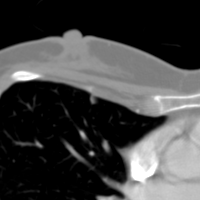
#> input picture Projeto/Parte_incial-Pré_processamento/DataSet/all_nods_benignos/LIDC-IDRI-04420.png, 200 x 200 px, found by its file name; its folder holds 4 pictures in this run
$ jupyter execute 'Relatório.ipynb'
#> lines starting #> are read from the running program, lines starting #| are printed output that depends on the picture; after the words box and inside, x2 and y2 are one past the last pixel; in counts of white or black regions, pixels touching at a corner belong together; pictures that were not available may be replaced by others from this repository, and a replacement may not be noted
# Relatório

[cell 1]
# Bibliotecas Usadas

import os
import random
import cv2
import matplotlib.pyplot as plt
import numpy as np
print("setup ok!")

[cell 2]
#Caminho onde estão localizados os arquivos de imagem
caminho_benigno = r'DataSet\all_nods_benignos'

caminho_maligno = r'DataSet\all_nods_malignos'

#Montando as listas com os nomes dos arquivos
for root, dirs, files in os.walk(caminho_benigno):
    dataset_benigno = [file for file in files]

for root, dirs, files in os.walk(caminho_maligno):
    dataset_maligno = [file for file in files]

dataset = sorted(dataset_benigno + dataset_maligno)


#Selecionando uma imagem qualquer
img_selecionada = random.choice(dataset)


#Definindo o caminho para uso da função cv2.read() e posterior mostra da imagem.
if img_selecionada in dataset_benigno:
    path = caminho_benigno + "\\" + img_selecionada
    img = cv2.imread(path)
#> img is the input picture: shape (200, 200, 3); min 0, max 255, mean 66
else:
    path = caminho_maligno + "\\" + img_selecionada
    img = cv2.imread(path)

#fazendo a conversão para tons de cinza
img = cv2.cvtColor(img, cv2.COLOR_BGR2GRAY)
#> img: shape (200, 200)

[cell 3]
#Mostrando a imagem original
cv2.imshow(f"Imagem {img_selecionada}", img)


#montando o histograma da imagem
h = cv2.calcHist([img], [0], None, [256], [0, 256])
#> h = 256 values, max 18597 at index 0, min 4 at index 254, mean 156.2
plt.figure()
plt.title("Histograma da imagem")
plt.xlabel("Intensidade")
plt.ylabel("Qtde de Pixels")
plt.plot(h)
plt.xlim([0, 256])
plt.show()
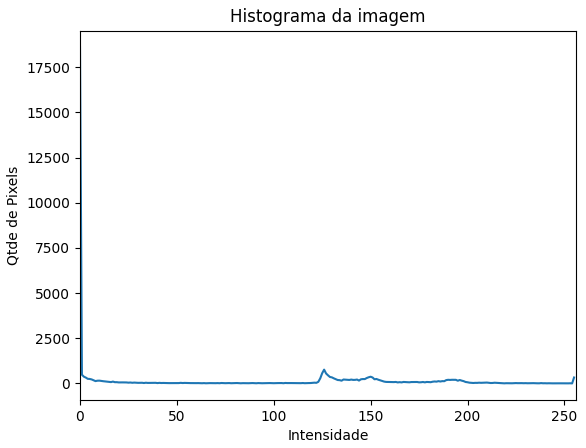
#> figure drawn by matplotlib, 1 panel; curve peaks at x = 0, y = 18597

cv2.waitKey(0)

[cell 4]
#Fazendo suavização pelo filtro gausiano e verificando a binarização da imagem
lim = int(input("digite o valor do limite a ser usado:"))
#> the answer given: 3

suave = cv2.GaussianBlur(img, (7, 7), 0) # aplica blur
(T, bin) = cv2.threshold(suave, lim, 255, cv2.THRESH_BINARY)
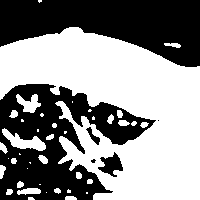
#> bin: shape (200, 200); 54.6% white; 6 black regions (2 under 20 px), largest, box (x1, y1, x2, y2) and area: (0, 84, 156, 200) 9098, (0, 0, 200, 67) 8655, (98, 152, 123, 177) 322, (86, 127, 100, 145) 89
#> T = 3
(T, binI) = cv2.threshold(suave, lim, 255, cv2.THRESH_BINARY_INV)
resultado = np.vstack([
    np.hstack([suave, bin]),
    np.hstack([binI, cv2.bitwise_and(img, img, mask = binI)])
    ])
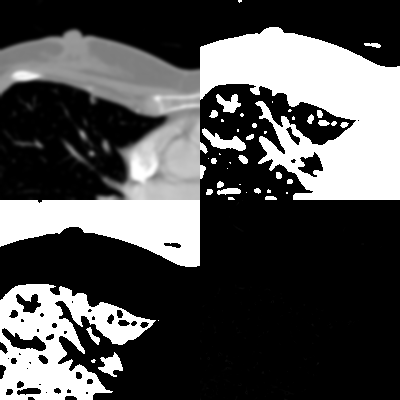
#> resultado: shape (400, 400); min 0, max 255, mean 80.3

cv2.imshow(f"Binarização da imagem {img_selecionada}", resultado)
cv2.waitKey(0)

$ run again, on Projeto/Parte_incial-Pré_processamento/DataSet/all_nods_benignos/LIDC-IDRI-07730.png
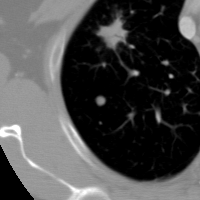
#> input picture Projeto/Parte_incial-Pré_processamento/DataSet/all_nods_benignos/LIDC-IDRI-07730.png, 200 x 200 px, found by its file name
#> img is the input picture: shape (200, 200, 3); min 0, max 255, mean 73.9
#> img: shape (200, 200)
#> h = 256 values, max 11493 at index 0, min 2 at index 226, mean 156.2
#> `(T, bin) = cv2.threshold(suave, lim, 255, cv2.THRESH_BINARY)`:
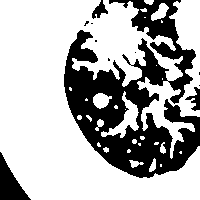
#> bin: shape (200, 200); 69.4% white; 11 black regions (7 under 20 px), largest, box (x1, y1, x2, y2) and area: (64, 0, 200, 178) 11225, (0, 152, 31, 200) 708, (185, 87, 200, 111) 151, (92, 0, 108, 19) 141
#> T = 3
#> `resultado = np.vstack([ np.hstack([suave, bin]), np.hstack([binI, cv2...`:
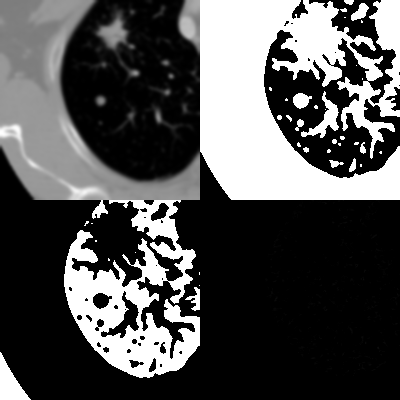
#> resultado: shape (400, 400); min 0, max 255, mean 82.3

$ run again, on Projeto/Parte_incial-Pré_processamento/DataSet/all_nods_benignos/LIDC-IDRI-07910.png
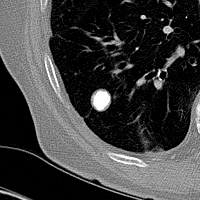
#> input picture Projeto/Parte_incial-Pré_processamento/DataSet/all_nods_benignos/LIDC-IDRI-07910.png, 200 x 200 px, found by its file name
#> img is the input picture: shape (200, 200, 3); min 0, max 255, mean 61
#> img: shape (200, 200)
#> h = 256 values, max 14457 at index 0, min 0 at index 249, mean 156.2
#> `(T, bin) = cv2.threshold(suave, lim, 255, cv2.THRESH_BINARY)`:
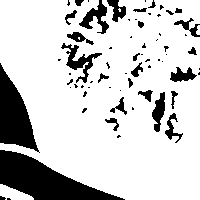
#> bin: shape (200, 200); 80.1% white; 67 black regions (41 under 20 px), largest, box (x1, y1, x2, y2) and area: (0, 150, 125, 200) 2970, (0, 63, 40, 153) 1840, (61, 43, 102, 83) 475
#> T = 3
#> `resultado = np.vstack([ np.hstack([suave, bin]), np.hstack([binI, cv2...`:
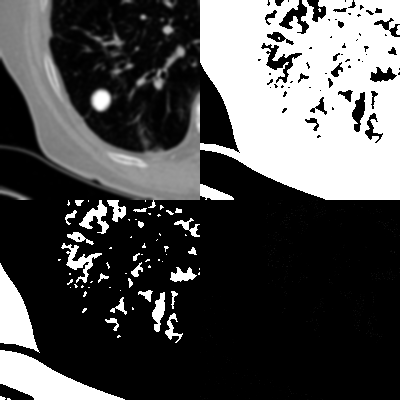
#> resultado: shape (400, 400); min 0, max 255, mean 79
